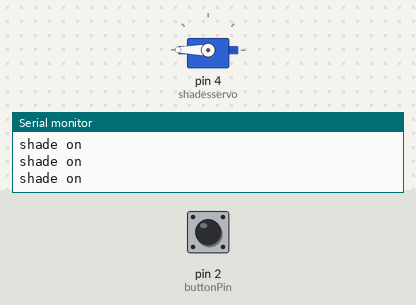
Bench run of a sketch on a simulated Arduino Uno, built with avr-gcc and run on an emulated ATmega328P. Parts: servo, the last lines printed to the serial monitor. Inputs (shaded band) come from the test bench; at power-on: pin 2 (buttonPin) LOW.

Above: at 1.3 s.
1.4 s: pin 2 (buttonPin) pulled HIGH for 0.3 s
At 1.62 s:
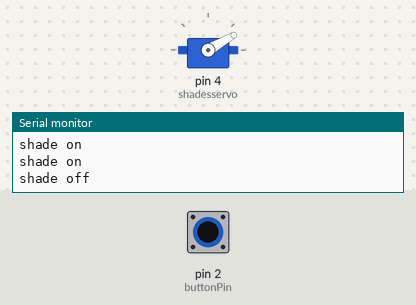
3.2 s: pin 2 (buttonPin) pulled HIGH for 3.2 s
At 7.1 s:
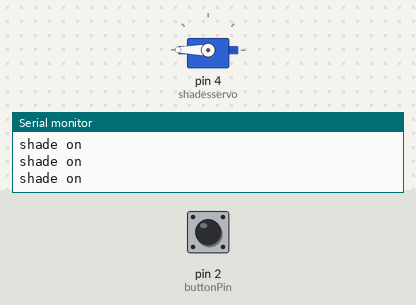
Timing chart, 0 to 8.6 s (numbered marks = the images above; inputs shaded):
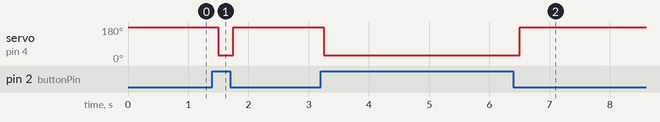

The sketch:

e3_windowshade_test.ino
```cpp
//Library for the servo
#include <Servo.h>

Servo shadesservo;  // create servo object to control a servo

int buttonPin = 2;    // the number of the button pin

int buttonState = 0;   // variable for reading the button status


void setup() {


  shadesservo.attach(4);  // attaches the servo on pin 2 to the servo object
  // configure the serial
  Serial.begin(9600);

  while (!Serial);// waits for the serial monitor to open
}

void loop() {

  // read the state of the button value:
  buttonState = digitalRead(buttonPin);
  if (buttonState == HIGH) { //button is pushed
    // servo off state

    Serial.println("shade off");
    shadesservo.write(30);

  } else {
    // servo on state
    Serial.println("shade on");
    shadesservo.write(180);
  }


  delay(250);  //small delay
}
```

Measured:
- after the input at 1.4 s, servo on pin 4 (shadesservo): 180° → 30° after 0.10 s, → 180° 0.25 s later
- after the input at 3.2 s, servo on pin 4 (shadesservo): 180° → 30° after 0.05 s, → 180° 3.3 s later
